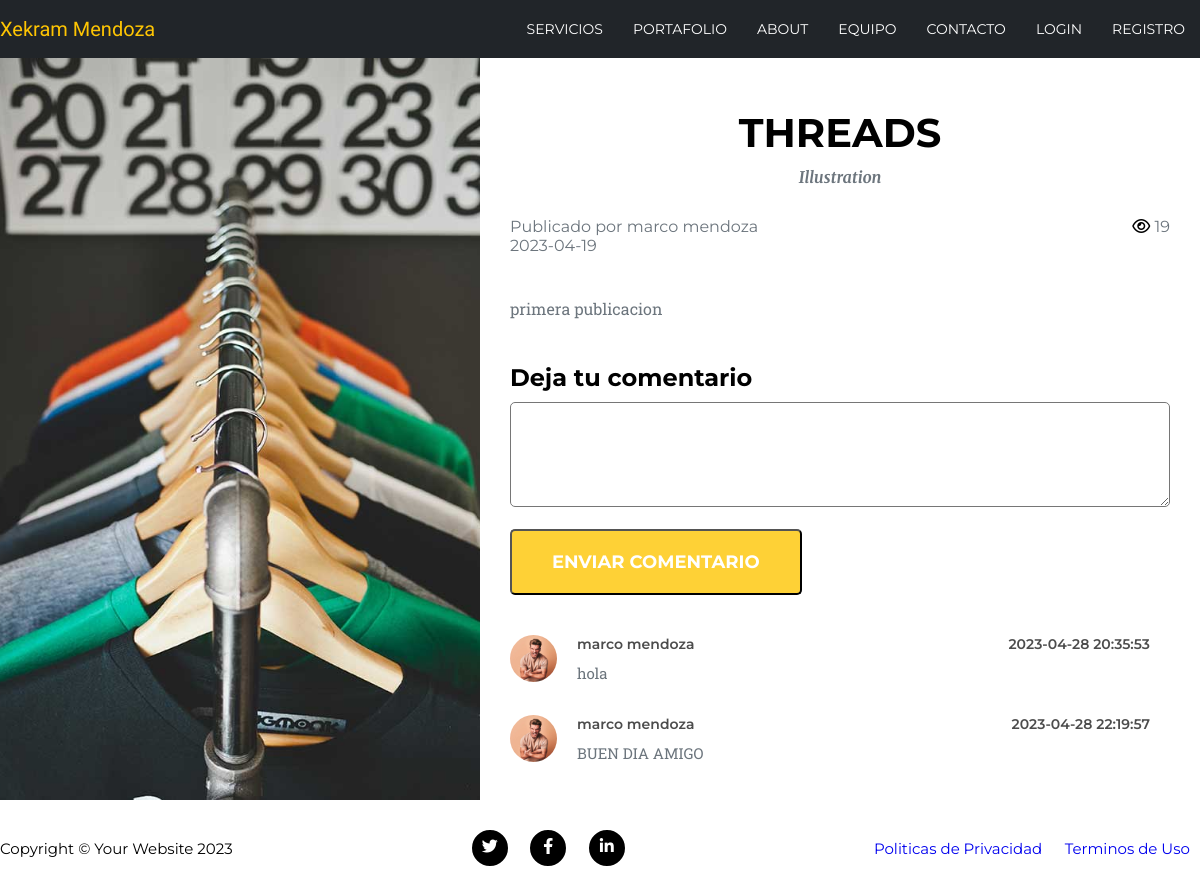
The page /portafolio.php?id=1 on the database its author committed.
### tables this page shows
CREATE TABLE `header` (
  `hea_logo` varchar(20) NOT NULL,
  `hea_subtitulo` varchar(50) NOT NULL,
  `hea_titulo` varchar(50) NOT NULL
);

CREATE TABLE `portafolios` (
  `por_id` int(10) UNSIGNED NOT NULL,
  `por_user_id` int(11) NOT NULL,
  `por_titulo` varchar(20) NOT NULL,
  `por_subtitulo` varchar(20) NOT NULL,
  `por_imgSmall` text NOT NULL,
  `por_imgLarge` text NOT NULL,
  `por_contenido` text NOT NULL,
  `por_fecha` date NOT NULL,
  `por_status` varchar(20) NOT NULL,
  `por_vistas` int(11) DEFAULT 0,
  `por_delete` tinyint(4) DEFAULT 1 COMMENT '0: desactivado, 1: activo'
);

CREATE TABLE `usuarios` (
  `user_id` int(10) UNSIGNED NOT NULL,
  `user_nombres` varchar(100) NOT NULL,
  `user_apellidos` varchar(100) NOT NULL,
  `user_email` varchar(100) NOT NULL,
  `user_img` text DEFAULT NULL,
  `user_pass` varchar(255) NOT NULL,
  `user_token` text DEFAULT NULL,
  `user_status` tinyint(4) DEFAULT 0 COMMENT 'status 0: no activo, status 1: activo',
  `user_rol` varchar(50) NOT NULL DEFAULT 'suscriptor'
);

CREATE TABLE `comentarios` (
  `com_id` int(10) UNSIGNED NOT NULL,
  `com_user_id` int(11) NOT NULL,
  `com_por_id` int(11) NOT NULL,
  `com_mensaje` varchar(100) NOT NULL,
  `com_fecha` datetime NOT NULL,
  `com_status` tinyint(4) NOT NULL DEFAULT 0 COMMENT '0: pendiente, 1: aprobado'
);

### public/portafolio.php (called while the page is built, shortened)
<?php include(VIEW_FRONT . DS . "head.php") ?>
<?php include(VIEW_FRONT . DS . "nav.php"); ?>
<?php include(VIEW_FRONT . DS . "portafolioFull.php"); ?>
<?php include(VIEW_FRONT . DS . "footer.php"); ?>

### resources/controllers/helpers.php (called while the page is built, shortened)
<?php
function query($consulta)
{
    global $conexion;
    return mysqli_query($conexion, $consulta);
}
function fetch_assoc($query)
{
    return mysqli_fetch_assoc($query);
}
function limpiar_string($str)
{
    global $conexion;
    return mysqli_real_escape_string($conexion, $str);
}

### resources/controllers/front/headerController.php (called while the page is built, shortened)
<?php
    function getDataHeader(){
        $query = query("SELECT * FROM header");
        return fetch_assoc($query);
    }
?>

### resources/controllers/front/portafolioController.php (called while the page is built, shortened)
<?php
    function get_portafolioItemFront(){
        if(isset($_GET['id'])){
            $id = limpiar_string(trim($_GET['id']));
            $query = query("SELECT * FROM portafolios WHERE por_id = {$id} AND por_status = 'publicado' AND por_delete = 1");
            $fila = fetch_assoc($query);
            $query = query("SELECT * FROM portafolios a INNER JOIN usuarios b ON a.por_user_id = b.user_id WHERE por_id = {$id}");
            $fila = fetch_assoc($query);
            return $fila;
        }
    }
?>

### resources/views/front/portafolioFull.php (the view, shortened to what this page needs)
<?php $fila = get_portafolioItemFront(); ?>
<section class="portafolioFull">
    <div class="portafolioFull__contenedor contenedor">
        <div class="portafolioFull__contenedor__imgCol" style="background-image: url(img/portafolio/<?php echo $fila['por_imgLarge']; ?>)"></div>
        <div class="portafolioFull__contenedor__dataCol">
            <h2 class="titulo-n2 text-center mb-1"><?php echo $fila['por_titulo']; ?></h2>
            <h2 class="resumen-n2 text-center"><?php echo $fila['por_subtitulo']; ?></h2>
            <div class="portafolioFull__contenedor__dataCol__datos mt-3">
                <div class="portafolioFull__contenedor__dataCol__datos__col">
                    <div>
                        Publicado por <?php echo $fila['user_nombres'] . " " . $fila['user_apellidos']; ?></span>
                    </div>
                    <div><?php echo $fila['por_fecha']; ?></div>
                </div>
                <div class="portafolioFull__contenedor__dataCol__datos__col">
                    <i class="fa-regular fa-eye"></i> <?php echo $fila['por_vistas']; ?>
                </div>
            </div>
            <div class="portafolioFull__contenedor__dataCol__contenido mt-3">
                <p>
                    <?php echo $fila['por_contenido']; ?>
                </p>
            </div>
            <div class="portafolioFull__contenedor__dataCol__form mt-3">
                <h3 class="titulo-n3">Deja tu comentario</h3>
                <form class="portafolioFull__contenedor__dataCol__form pt-1 pb-1" method="post">
                    <div class="portafolioFull__contenedor__dataCol__form--formGroup">
                        <textarea name="com_mensaje" id="" cols="30" rows="3" required></textarea>
                    </div>
                    <button class="btn btn-amarillo" name="enviar">enviar comentario</button>
                </form>
            </div>
            <div class="portafolioFull__contenedor__dataCol__comentarios mt-3">
                <?php get_comentarios($fila['por_id']) ?>
            </div>
        </div>
    </div>
</section>

### resources/views/front/nav.php (shortened to what this page needs)
<nav class="nav">
    <div class="nav__contenedor contenedor">
        <?php $fila = getDataHeader(); ?>
        <a href="./" class="nav__contenedor--logo">
            <?php echo $fila['hea_logo']; ?>
        </a>
        <ul class="nav__contenedor__menu">
            <li class="nav__contenedor__menu__item">
                <a href="#1" class="nav__contenedor__menu__item--link">servicios</a>
            </li>
            <li class="nav__contenedor__menu__item">
                <a href="#2" class="nav__contenedor__menu__item--link">portafolio</a>
            </li>
            <li class="nav__contenedor__menu__item">
                <a href="#3" class="nav__contenedor__menu__item--link">about</a>
            </li>
            <li class="nav__contenedor__menu__item">
                <a href="#4" class="nav__contenedor__menu__item--link">equipo</a>
            </li>
            <li class="nav__contenedor__menu__item">
                <a href="#5" class="nav__contenedor__menu__item--link">
                    contacto
                </a>
            </li>
            <?php
            if (isset($_SESSION['user_rol']) && isset($_SESSION['user_id']) && isset($_COOKIE['email'])) {
            ?>
                <li class="nav__contenedor__menu__item">
                    <a href="logout.php" class="nav__contenedor__menu__item--link">
                        cerrar sesión
                    </a>
                </li>
            <?php } else {
            ?>
                <li class="nav__contenedor__menu__item">
                    <a href="login.php" class="nav__contenedor__menu__item--link">
                        LOGIN
                    </a>
                </li>
                <li class="nav__contenedor__menu__item">
                    <a href="register.php" class="nav__contenedor__menu__item--link">
                        REGISTRO
                    </a>
                </li>
            <?php }
            ?>
        </ul>
    </div>
</nav>

### resources/controllers/front/comentariosController.php (shortened to what this page needs)
<?php
    function get_comentarios($itemId){
        $query = query("SELECT * FROM comentarios a INNER JOIN usuarios b ON a.com_user_id = b.user_id WHERE a.com_status = 1 AND a.com_por_id = {$itemId}");
        while($fila = fetch_assoc($query)){
            if($fila['user_img'] == ''){
                $user_img = "https://via.placeholder.com/50";
            } else {
                $user_img = "img/perfil/{$fila['user_img']}";
            }
            $user = $fila['user_nombres'] . " " . $fila['user_apellidos'];
            $comentario = <<<DELIMITADOR
                <div class="portafolioFull__contenedor__dataCol__comentarios__box">
                    <div class="portafolioFull__contenedor__dataCol__comentarios__box__colImg">
                        <img src="{$user_img}" alt="">
                    </div>
                    <div class="portafolioFull__contenedor__dataCol__comentarios__box__colData">
                        <div class="portafolioFull__contenedor__dataCol__comentarios__box__colData__head">
                            <span>{$user}</span>
                            <span>{$fila['com_fecha']}</span>
                        </div>
                        <div class="portafolioFull__contenedor__dataCol__comentarios__box__colData--comentario mt-1">
                            {$fila['com_mensaje']}
                        </div>
                    </div>
                </div>
DELIMITADOR;
            echo $comentario;
        }
    }

### public/css/estilos.css (style rules this page uses)
* { margin: 0; padding: 0; }
html { font-size: 62.5%; }
ul { list-style: none; }
img { display: block; }
a { text-decoration: none; display: inline-block; }
.contenedor { max-width: 120rem; margin-left: auto; margin-right: auto; }
.text-center { text-align: center; }
.btn { font-size: 1.8rem; font-family: "Montserrat", sans-serif; font-weight: 700; text-transform: uppercase; padding: 2rem 4rem; border-radius: 0.5rem; }
.btn-amarillo { color: white; background-color: #fed136; transition: all 0.3s; }
.titulo-n2 { font-family: "Montserrat", sans-serif; font-size: 4rem; text-transform: uppercase; }
.resumen-n2 { font-family: "Merriweather", serif; font-size: 1.6rem; color: #6c757d; font-style: italic; }
.titulo-n3 { font-family: "Montserrat", sans-serif; font-size: 2.4rem; }
.mt-1 { margin-top: 1rem; }
.mt-3 { margin-top: 3rem; }
.mb-1 { margin-bottom: 1rem; }
.pt-1 { padding-top: 1rem; }
.pb-1 { padding-bottom: 1rem; }
.nav { padding: 2.5rem 0; position: fixed; width: 100%; transition: all 0.3s; z-index: 1; }
.nav__contenedor { display: flex; justify-content: space-between; align-items: center; }
.nav__contenedor--logo { color: #fec503; font-size: 2.8rem; font-family: "Kaushan Script", cursive; transition: all 0.3s; }
.nav__contenedor__menu { display: flex; }
.nav__contenedor__menu__item--link { color: white; font-size: 1.4rem; text-transform: uppercase; font-family: "Montserrat", sans-serif; padding: 1rem 1.5rem; transition: all 0.3s; }
.nav.cambioNav { background-color: #212529; padding: 1rem 0; transition: all 0.3s; }
.nav.cambioNav .nav__contenedor--logo { font-size: 2rem; transition: all 0.3s; }
.portafolioFull__contenedor { padding-top: 5.8rem; height: calc(100vh - 5.8rem); display: flex; flex-wrap: wrap; }
.portafolioFull__contenedor__imgCol { width: 40%; background-image: url(../img/portafolio/01-full.jpg); background-position: center; background-size: cover; height: 100%; }
.portafolioFull__contenedor__dataCol { height: 100%; overflow-y: scroll; width: 60%; padding: 5rem 3rem; box-sizing: border-box; }
.portafolioFull__contenedor__dataCol__datos { display: flex; justify-content: space-between; font-family: "Montserrat", sans-serif; font-size: 1.6rem; color: #6c757d; }
.portafolioFull__contenedor__dataCol__datos__col span, .portafolioFull__contenedor__dataCol__datos__col i { color: black; }
.portafolioFull__contenedor__dataCol__contenido { color: #6c757d; font-family: "Roboto Slab", serif; font-size: 1.6rem; line-height: 2.8rem; }
.portafolioFull__contenedor__dataCol__contenido p { padding: 1rem 0; }
.portafolioFull__contenedor__dataCol__form--formGroup:not(:last-child) { margin-bottom: 2rem; }
.portafolioFull__contenedor__dataCol__form--formGroup input, .portafolioFull__contenedor__dataCol__form--formGroup textarea { width: 100%; padding: 2rem; font-size: 1.6rem; font-family: "Roboto Slab", serif; border-radius: 0.5rem; outline: 0; box-sizing: border-box; }
.portafolioFull__contenedor__dataCol__comentarios__box { display: flex; }
.portafolioFull__contenedor__dataCol__comentarios__box:not(:last-child) { margin-bottom: 3rem; }
.portafolioFull__contenedor__dataCol__comentarios__box__colImg { width: 5rem; height: 5rem; }
.portafolioFull__contenedor__dataCol__comentarios__box__colImg img { width: 100%; border-radius: 50%; }
.portafolioFull__contenedor__dataCol__comentarios__box__colData { width: calc(100% - 50px); padding: 0 2rem; }
.portafolioFull__contenedor__dataCol__comentarios__box__colData__head { display: flex; justify-content: space-between; font-family: "Montserrat", sans-serif; color: rgba(0, 0, 0, 0.7); font-size: 1.4rem; font-weight: 600; }
.portafolioFull__contenedor__dataCol__comentarios__box__colData--comentario { font-family: "Roboto Slab", serif; font-size: 1.5rem; color: #6c757d; }

### rows shown on the page
header: hea_logo "Xekram Mendoza"
portafolios: por_imgLarge (picture), por_titulo "THREADS", por_subtitulo "Illustration", usuarios.user_nombres "marco", usuarios.user_apellidos "mendoza", por_fecha "2023-04-19", por_vistas "19", por_contenido "primera publicacion"
comentarios: usuarios.user_img (picture), usuarios.user_nombres+user_apellidos "marco mendoza", com_fecha "2023-04-28 20:35:53", com_mensaje "hola"
comentarios: usuarios.user_img (picture), usuarios.user_nombres+user_apellidos "marco mendoza", com_fecha "2023-04-28 22:19:57", com_mensaje "BUEN DIA AMIGO"
